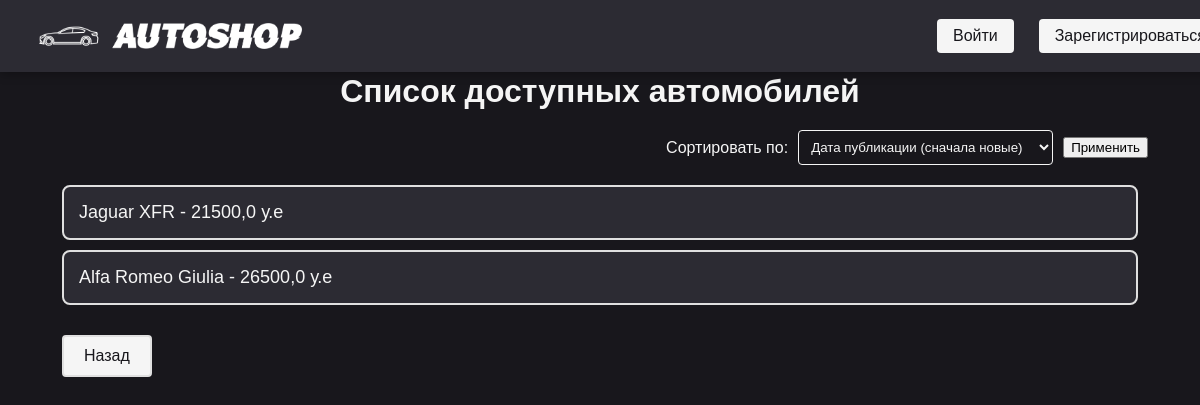
Page /cars/ on the earlier database version.
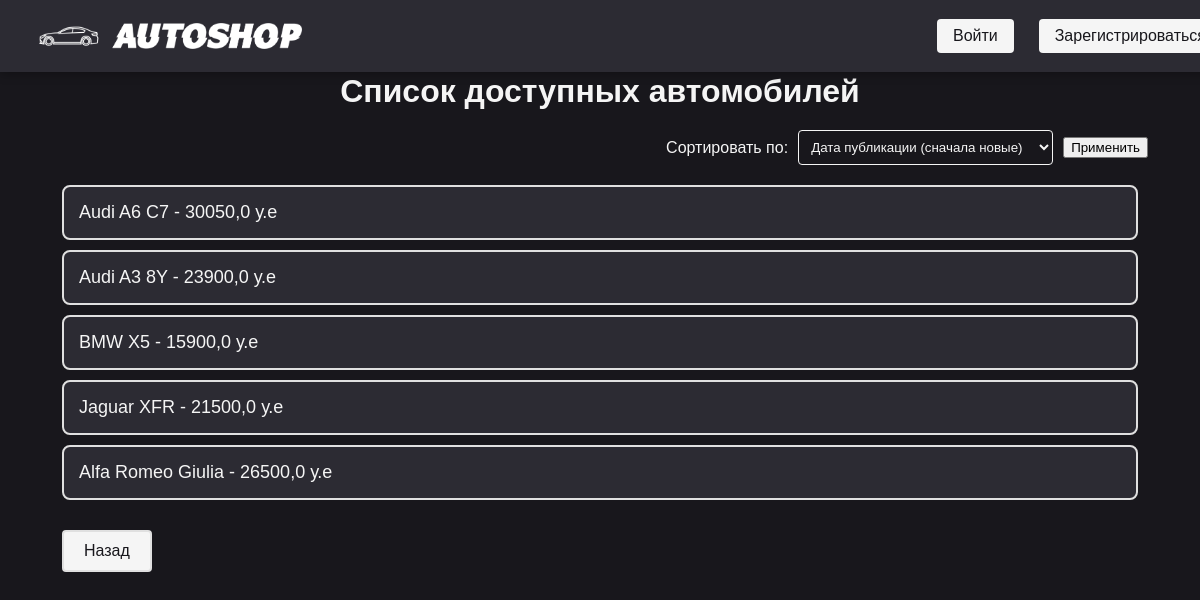
Same page on the later database version.
### buycars/models.py (models this page shows, shortened)
class Cars(models.Model):
    conditions = (
      ('n', 'Новый'),
      ('s', 'Б/У'),
      ('p', 'На запчасти'),
    )
    box_type = (
      ('m', 'Механика'),
      ('a', 'Автомат'),
      ('r', 'Робот'),
    )
    fuel = (
        ('b', 'Бензин'),
        ('d', 'Дизель'),
        ('g', 'Газ'),
        ('e', 'Электричка'),
    )
    kuzov = (
        ('1', 'Седан'),
        ('2', 'Универсал'),
        ('3', 'Хетчбек'),
        ('4', 'Купе'),
        ('5', 'Лимузин'),
        ('6', 'Микроавтобус'),
        ('7', 'Минивэн'),
        ('8', 'Хардтоп'),
        ('9', 'Таун-кар'),
        ('a', 'Комби'),
        ('b', 'Лифтбек'),
        ('c', 'Фастбек'),
        ('d', 'Кабриолет'),
        ('e', 'Пикап'),
        ('f', 'Фургон'),
        ('g', 'Внедорожник')
    )
    make = models.CharField(
        max_length=40,
        null=False,
        blank=True,
        verbose_name="Марка автомобиля",
        validators=[alphanumeric_validator],
    )
    model = models.CharField(
        max_length=30,
        null=False,
        blank=True,
        verbose_name="Модель авто"
    )
    car_type = models.CharField(
        max_length=1,
        choices=kuzov,
        null = False,
        blank = True,
        verbose_name="Тип кузова")
    engine_volume = models.FloatField(
        null=False,
        blank = True,
        verbose_name="Объем двигателя")
    description = models.TextField(
        null = True,
        blank = True,
        verbose_name="Описание автомобиля",)
    year_of_release = models.IntegerField(
        null = False,
        blank = True,
        verbose_name="Год выпуска")
    published = models.DateTimeField(
        auto_now_add=True,
        verbose_name="Дата публикации объявления")
    price = models.FloatField(
        null = False,
        blank = True,
        verbose_name="Цена")
    condition = models.CharField(
        max_length=1,
        choices=conditions,
        verbose_name="Состояние")
    transmission_box = models.CharField(
        max_length=1,
        choices=box_type,
        verbose_name="Коробка передач")
    color = models.CharField(
        max_length=20,
        validators=[russian_validator],
        null=False,
        blank=True,
        verbose_name="Цвет авто")
    fuel_type = models.CharField(
        max_length=1,
        choices=fuel,
        verbose_name="Тип топлива")
    Mileage = models.IntegerField(
        null=False,
        blank=True,
        verbose_name='Пробег')
    owner = models.ForeignKey(settings.AUTH_USER_MODEL,on_delete=models.CASCADE)
    class Meta:
        verbose_name_plural = 'Автомобили'
        verbose_name = 'Автомобиль'
        ordering = ['-published']

### buycars/views.py (the view)
# urls.py: path('cars/', car_list, name = 'car_list'),
def car_list(request):
    queryset = Cars.objects.all()
    sort_by = request.GET.get('sort', '')
    if sort_by == 'date_asc':
        queryset = queryset.order_by('published')
    elif sort_by == 'date_desc':
        queryset = queryset.order_by('-published')
    elif sort_by == 'price_asc':
        queryset = queryset.order_by('price')
    elif sort_by == 'price_desc':
        queryset = queryset.order_by('-price')
    elif sort_by == 'name_asc':
        queryset = queryset.order_by('make', 'model')
    elif sort_by == 'name_desc':
        queryset = queryset.order_by('-make', '-model')
    context = {
        'vehicles': queryset,
    }
    return render(request, 'buycars/cars.html', context)

### buycars/templates/buycars/cars.html (shortened to what this page needs)
{% extends "registration/base.html" %}
{% load static %}
{% block content %}
    <link rel="stylesheet" href="{% static 'buycars/css/stylevehicles.css' %}">
    <h1>Список доступных автомобилей</h1>
    <form method="get" action="{% url 'buycars:car_list' %}" class="sort-form">
        <label for="sort">Сортировать по:</label>
        <select name="sort" id="sort">
            <option value="date_desc">Дата публикации (сначала новые)</option>
        </select>
        <button type="submit">Применить</button>
    </form>
    <ul>
        {% for car in vehicles %}
            <li>
                <a href="{% url 'buycars:car_detail' id=car.id %}"> {{ car.make }} {{ car.model }} - {{ car.price }} у.е </a>
            </li>
        {% endfor %}
    </ul>
    <a href="{% url 'buycars:index_page' %}" class="btn-back">Назад</a>
{% endblock %}

Differences in the rows shown:
added Cars: make "Audi", model "A6 C7", price "30050,0"
added Cars: make "Audi", model "A3 8Y", price "23900,0"
added Cars: make "BMW", model "X5", price "15900,0"
